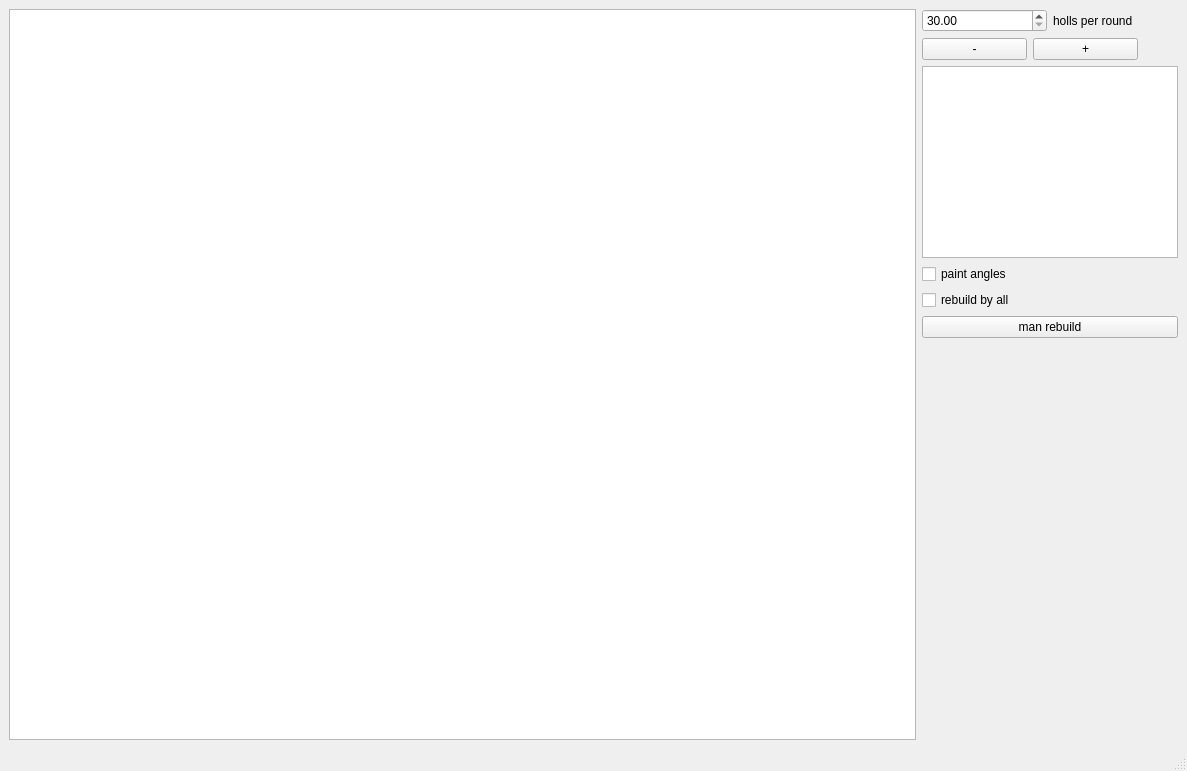
<?xml version="1.0" encoding="UTF-8"?>
<ui version="4.0">
 <class>MainWindow</class>
 <widget class="QMainWindow" name="MainWindow">
  <property name="geometry">
   <rect>
    <x>0</x>
    <y>0</y>
    <width>1187</width>
    <height>771</height>
   </rect>
  </property>
  <property name="windowTitle">
   <string>MainWindow</string>
  </property>
  <widget class="QWidget" name="centralwidget">
   <layout class="QHBoxLayout" name="horizontalLayout_3">
    <item>
     <widget class="QGraphicsView" name="view"/>
    </item>
    <item>
     <layout class="QVBoxLayout" name="verticalLayout">
      <item>
       <layout class="QHBoxLayout" name="horizontalLayout">
        <item>
         <widget class="QDoubleSpinBox" name="holls_per_round">
          <property name="minimum">
           <double>30.000000000000000</double>
          </property>
          <property name="maximum">
           <double>200.000000000000000</double>
          </property>
          <property name="singleStep">
           <double>0.500000000000000</double>
          </property>
         </widget>
        </item>
        <item>
         <widget class="QLabel" name="label">
          <property name="text">
           <string>holls per round</string>
          </property>
         </widget>
        </item>
       </layout>
      </item>
      <item>
       <layout class="QHBoxLayout" name="horizontalLayout_2">
        <item>
         <widget class="QPushButton" name="zoom_decrease">
          <property name="text">
           <string>-</string>
          </property>
         </widget>
        </item>
        <item>
         <widget class="QPushButton" name="zoom_increase">
          <property name="text">
           <string>+</string>
          </property>
         </widget>
        </item>
        <item>
         <spacer name="horizontalSpacer">
          <property name="orientation">
           <enum>Qt::Horizontal</enum>
          </property>
          <property name="sizeType">
           <enum>QSizePolicy::Preferred</enum>
          </property>
          <property name="sizeHint" stdset="0">
           <size>
            <width>40</width>
            <height>20</height>
           </size>
          </property>
         </spacer>
        </item>
       </layout>
      </item>
      <item>
       <widget class="QListWidget" name="test_files_list">
        <property name="sizePolicy">
         <sizepolicy hsizetype="Preferred" vsizetype="Preferred">
          <horstretch>0</horstretch>
          <verstretch>0</verstretch>
         </sizepolicy>
        </property>
       </widget>
      </item>
      <item>
       <widget class="QCheckBox" name="paint_angles">
        <property name="text">
         <string>paint angles</string>
        </property>
       </widget>
      </item>
      <item>
       <widget class="QCheckBox" name="rebuild_by_all">
        <property name="text">
         <string>rebuild by all</string>
        </property>
        <property name="checked">
         <bool>false</bool>
        </property>
       </widget>
      </item>
      <item>
       <widget class="QPushButton" name="rebuild_btn">
        <property name="text">
         <string>man rebuild</string>
        </property>
       </widget>
      </item>
      <item>
       <spacer name="verticalSpacer">
        <property name="orientation">
         <enum>Qt::Vertical</enum>
        </property>
        <property name="sizeHint" stdset="0">
         <size>
          <width>20</width>
          <height>40</height>
         </size>
        </property>
       </spacer>
      </item>
     </layout>
    </item>
   </layout>
  </widget>
  <widget class="QMenuBar" name="menubar">
   <property name="geometry">
    <rect>
     <x>0</x>
     <y>0</y>
     <width>1187</width>
     <height>24</height>
    </rect>
   </property>
  </widget>
  <widget class="QStatusBar" name="statusbar"/>
 </widget>
 <resources/>
 <connections/>
</ui>
